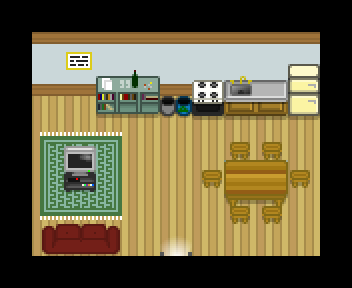

The image is a tile-based game level rendered from a .tmx file. Its description and source (layers, tilesets, objects; grid data summarised) follow:
An orthogonal 11x9 tile map with 32x32 px tiles, 4 tile layers (Tile Layer 1, Tile Layer 2, Tile Layer 3, Above player), 5 tilesets and 12 objects (8x collision, 3x event, init).

<map version="1.8" tiledversion="1.8.0" orientation="orthogonal" renderorder="right-down" compressionlevel="0" width="11" height="9" tilewidth="32" tileheight="32" infinite="0" nextlayerid="7" nextobjectid="29">
 <properties>
  <property name="inside" type="bool" value="true" />
  <property name="scenario" value="tobedefined" />
  <property name="slug" value="sphalian_house" />
  <property name="map_type" value="notype" />
 </properties>
 <tileset firstgid="1" name="floors and walls" tilewidth="32" tileheight="32" tilecount="88" columns="11">
  <image source="../gfx/tilesets/floorsandwalls.png" width="352" height="256" />
 </tileset>
 <tileset firstgid="89" name="furniture" tilewidth="32" tileheight="32" tilecount="72" columns="12">
  <image source="../gfx/tilesets/furniture.png" width="384" height="192" />
 </tileset>
 <tileset firstgid="161" name="stairs" tilewidth="32" tileheight="32" tilecount="24" columns="8">
  <image source="../gfx/tilesets/stairs.png" width="256" height="96" />
 </tileset>
 <tileset firstgid="185" name="electronics" tilewidth="32" tileheight="32" tilecount="16" columns="4">
  <image source="../gfx/tilesets/electronics.png" width="128" height="128" />
 </tileset>
 <tileset firstgid="201" name="kitchen" tilewidth="32" tileheight="32" tilecount="16" columns="4">
  <image source="../gfx/tilesets/kitchen.png" width="128" height="128" />
 </tileset>
 <layer id="1" name="Tile Layer 1" width="11" height="9">
  <data>[99 cells, 63 non-empty, 6 distinct tile ids]</data>
 </layer>
 <layer id="2" name="Tile Layer 2" width="11" height="9">
  <data>[99 cells, 33 non-empty, 32 distinct tile ids]</data>
 </layer>
 <layer id="3" name="Tile Layer 3" width="11" height="9">
  <data>[99 cells, 5 non-empty, 4 distinct tile ids]</data>
 </layer>
 <layer id="4" name="Above player" width="11" height="9">
  <data>[99 cells, 12 non-empty, 5 distinct tile ids]</data>
 </layer>
 <objectgroup color="#ff0000" id="5" name="Collision">
  <object id="1" type="collision" x="224" y="160" width="64" height="32" />
  <object id="2" type="collision" x="64" y="64" width="256" height="32" />
  <object id="3" type="collision" x="320" y="96" width="32" height="160" />
  <object id="4" type="collision" x="32" y="224" width="96" height="32" />
  <object id="5" type="collision" x="64" y="160" width="32" height="32" />
  <object id="6" type="collision" x="0" y="32" width="32" height="224" />
  <object id="7" type="collision" x="32" y="32" width="32" height="64" />
  <object id="8" type="collision" x="32" y="256" width="288" height="32" />
 </objectgroup>
 <objectgroup color="#ffff00" id="6" name="Events">
  <object id="23" name="Play Music" type="init" x="288" y="32" width="32" height="32">
   <properties>
    <property name="act1" value="play_music music_home" />
    <property name="cond1" value="not music_playing music_home" />
   </properties>
  </object>
  <object id="24" name="Watch TV" type="event" x="64" y="192" width="32" height="32">
   <properties>
    <property name="act10" value="translated_dialog old_sphalian_house01" />
    <property name="cond10" value="is party_size player,greater_than,0" />
    <property name="cond20" value="is char_facing_tile player" />
    <property name="cond30" value="is button_pressed INTERACT" />
   </properties>
  </object>
  <object id="25" name="Read Sign" type="event" x="64" y="96" width="32" height="32">
   <properties>
    <property name="act10" value="translated_dialog old_sphalian_house02" />
    <property name="cond10" value="is char_facing_tile player" />
    <property name="cond20" value="is button_pressed INTERACT" />
   </properties>
  </object>
  <object id="27" name="Go Outside" type="event" x="160" y="224" width="32" height="32">
   <properties>
    <property name="act10" value="transition_teleport player,sphalian_town.tmx,20,23,0.3" />
    <property name="act20" value="char_face player,down" />
    <property name="cond10" value="is char_at player" />
    <property name="cond20" value="is char_facing player,down" />
   </properties>
  </object>
 </objectgroup>
</map>
